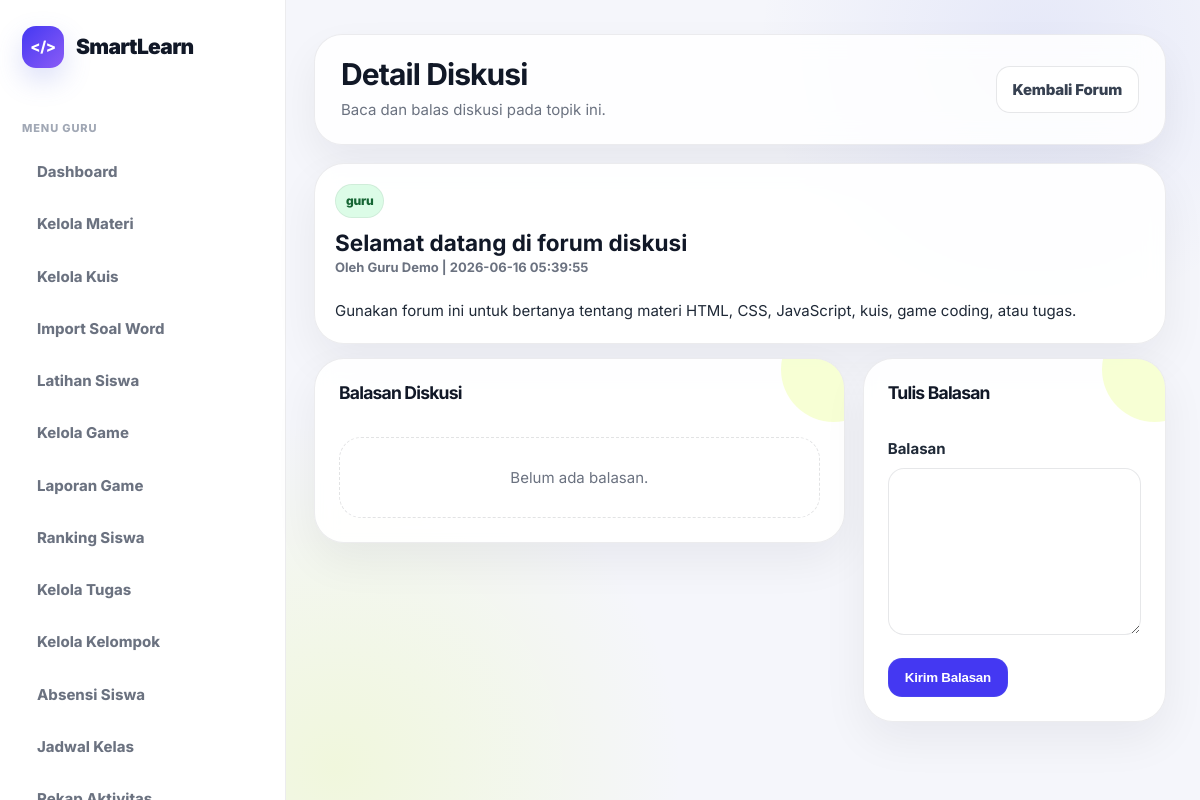
Page /pages/guru/forum_detail.php?id=1 (signed in) on the committed database.
### tables this page shows
CREATE TABLE IF NOT EXISTS ui_settings (
    id_setting INT AUTO_INCREMENT PRIMARY KEY,
    app_name VARCHAR(100) NOT NULL DEFAULT 'SmartLearn',
    logo_icon VARCHAR(20) NOT NULL DEFAULT '</>',
    primary_color VARCHAR(20) NOT NULL DEFAULT '#4438f2',
    accent_color VARCHAR(20) NOT NULL DEFAULT '#d8ff3e',
    sidebar_color VARCHAR(20) NOT NULL DEFAULT '#151923',
    radius_size INT NOT NULL DEFAULT 30,
    updated_at TIMESTAMP DEFAULT CURRENT_TIMESTAMP ON UPDATE CURRENT_TIMESTAMP
);

CREATE TABLE IF NOT EXISTS forum_topics (
    id_topic INT AUTO_INCREMENT PRIMARY KEY,
    id_user INT NOT NULL,
    role VARCHAR(20) NOT NULL,
    judul VARCHAR(200) NOT NULL,
    isi TEXT NOT NULL,
    created_at TIMESTAMP DEFAULT CURRENT_TIMESTAMP,
    FOREIGN KEY (id_user) REFERENCES users(id_user) ON DELETE CASCADE
);

CREATE TABLE users (
    id_user INT AUTO_INCREMENT PRIMARY KEY,
    nama VARCHAR(100) NOT NULL,
    email VARCHAR(100) NOT NULL UNIQUE,
    password VARCHAR(255) NOT NULL,
    role ENUM('siswa','guru','admin') NOT NULL,
    kelas VARCHAR(50) DEFAULT NULL,
    created_at TIMESTAMP DEFAULT CURRENT_TIMESTAMP
);

### includes/ui_settings.php (called while the page is built, shortened)
<?php
$ui = [
    'app_name' => 'SmartLearn',
    'logo_icon' => 'SL',
    'primary_color' => '#5b6ee1',
    'accent_color' => '#d8ff3e',
    'sidebar_color' => '#ffffff',
    'radius_size' => 24,
    'font_family' => 'Inter, Arial, sans-serif',
    'font_size' => 15,
    'text_color' => '#1f2937',
    'heading_color' => '#111827',
    'panel_color' => '#ffffff',
    'theme_template' => 'smartlearn_clean'
];
if (isset($koneksi)) {
    $ui_query = @mysqli_query($koneksi, "SELECT * FROM ui_settings WHERE id_setting=1");
    if ($ui_query && mysqli_num_rows($ui_query) > 0) {
        $db_ui = mysqli_fetch_assoc($ui_query);
        foreach ($db_ui as $key => $value) {
            if ($value !== null && $value !== '') {
                $ui[$key] = $value;
            }
        }
    }
}
$ui_app_name = $ui['app_name'] ?? 'SmartLearn';
$ui_logo_icon = $ui['logo_icon'] ?? 'SL';
?>

### pages/guru/forum_detail.php (the view, shortened to what this page needs)
<?php
include "../../config/koneksi.php";
$id_topic = intval($_GET['id'] ?? 0);
$topic = mysqli_fetch_assoc(mysqli_query($koneksi, "
    SELECT forum_topics.*, users.nama, users.kelas
    FROM forum_topics
    JOIN users ON forum_topics.id_user = users.id_user
    WHERE forum_topics.id_topic=$id_topic
"));
$replies = mysqli_query($koneksi, "
    SELECT forum_replies.*, users.nama, users.kelas
    FROM forum_replies
    JOIN users ON forum_replies.id_user = users.id_user
    WHERE forum_replies.id_topic=$id_topic
    ORDER BY forum_replies.created_at ASC
");
?>
<!DOCTYPE html>
<html lang="id">
<head>
    <link rel="stylesheet" href="../../assets/css/style.css">
</head>
<body>
<div class="dashboard-layout">
    <?php include "sidebar.php"; ?>
    <main class="main">
        <div class="topbar">
            <div>
                <h1>Detail Diskusi</h1>
                <p>Baca dan balas diskusi pada topik ini.</p>
            </div>
            <a href="forum.php" class="btn btn-outline">Kembali Forum</a>
        </div>
        <div class="forum-card">
            <span class="badge <?= $topic['role'] == 'guru' ? 'badge-success' : 'badge-primary'; ?>"><?= $topic['role']; ?></span>
            <h2 style="margin-top:12px;"><?= htmlspecialchars($topic['judul']); ?></h2>
            <div class="forum-meta">Oleh <?= htmlspecialchars($topic['nama']); ?> | <?= $topic['created_at']; ?></div>
            <br>
            <p><?= nl2br(htmlspecialchars($topic['isi'])); ?></p>
        </div>
        <section class="content-grid">
            <div>
                <div class="card">
                    <h3>Balasan Diskusi</h3>
                    <br>
                    <?php if (!$replies || mysqli_num_rows($replies) == 0): ?>
                        <div class="empty-state">Belum ada balasan.</div>
                    <?php endif; ?>
                </div>
            </div>
            <div>
                <form method="POST" class="card">
                    <h3>Tulis Balasan</h3>
                    <br>
                    <div class="form-group">
                        <label>Balasan</label>
                        <textarea name="isi" class="form-control" rows="6" required></textarea>
                    </div>
                    <button type="submit" name="balas" class="btn btn-primary">Kirim Balasan</button>
                </form>
            </div>
        </section>
    </main>
</div>
</body>
</html>

### pages/guru/sidebar.php (shortened to what this page needs)
<?php
$currentPage = basename($_SERVER['PHP_SELF']);
include_once "../../includes/ui_settings.php";
?>
<aside class="sidebar">
    <div class="logo">
        <div class="logo-icon"><?= htmlspecialchars($ui_logo_icon); ?></div>
        <span><?= htmlspecialchars($ui_app_name); ?></span>
    </div>
    <div class="menu">
        <div class="menu-title">Menu Guru</div>
        <a class="<?= $currentPage == 'dashboard.php' ? 'active' : ''; ?>" href="dashboard.php">Dashboard</a>
        <a class="<?= in_array($currentPage, ['kelola_materi.php','edit_materi.php']) ? 'active' : ''; ?>" href="kelola_materi.php">Kelola Materi</a>
        <a class="<?= in_array($currentPage, ['kelola_kuis.php','edit_kuis.php']) ? 'active' : ''; ?>" href="kelola_kuis.php">Kelola Kuis</a>
        <a class="<?= $currentPage == 'import_soal_word.php' ? 'active' : ''; ?>" href="import_soal_word.php">Import Soal Word</a>
        <a class="<?= $currentPage == 'latihan_siswa.php' ? 'active' : ''; ?>" href="latihan_siswa.php">Latihan Siswa</a>
        <a class="<?= in_array($currentPage, ['kelola_game.php','edit_game_question.php']) ? 'active' : ''; ?>" href="kelola_game.php">Kelola Game</a>
        <a class="<?= $currentPage == 'laporan_game.php' ? 'active' : ''; ?>" href="laporan_game.php">Laporan Game</a>
        <a class="<?= $currentPage == 'ranking.php' ? 'active' : ''; ?>" href="ranking.php">Ranking Siswa</a>
        <a class="<?= in_array($currentPage, ['kelola_tugas.php','penilaian_tugas.php']) ? 'active' : ''; ?>" href="kelola_tugas.php">Kelola Tugas</a>
        <a class="<?= $currentPage == 'kelola_kelompok.php' ? 'active' : ''; ?>" href="kelola_kelompok.php">Kelola Kelompok</a>
        <a class="<?= $currentPage == 'absensi.php' ? 'active' : ''; ?>" href="absensi.php">Absensi Siswa</a>
        <a class="<?= $currentPage == 'jadwal.php' ? 'active' : ''; ?>" href="jadwal.php">Jadwal Kelas</a>
        <a class="<?= $currentPage == 'rekap_aktivitas.php' ? 'active' : ''; ?>" href="rekap_aktivitas.php">Rekap Aktivitas</a>
    </div>
</aside>

### rows in the picture
ui_settings: logo_icon "</>", app_name "SmartLearn"
forum_topics: role "guru", judul "Selamat datang di forum diskusi", id_user.nama "Guru Demo", created_at "2026-06-16 05:39:55", isi "Gunakan forum ini untuk bertanya tentang materi HTML, CSS, JavaScript, kuis, game coding, atau tugas."
